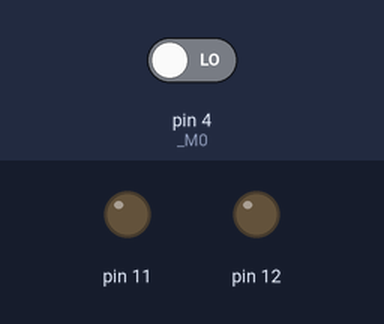
This sketch was run on a simulated Arduino Mega 2560, built with avr-gcc and run on an emulated ATmega2560. Shown: output pins drawn as LEDs (lit = HIGH). The test bench sets the inputs (shaded band); at power-on: pin 4 (_M0) LOW. What the sketch prints to the serial monitor is not drawn.

Above: at 1.0 s.
1.1 s: pin 4 (_M0) driven HIGH
At 2.6 s:
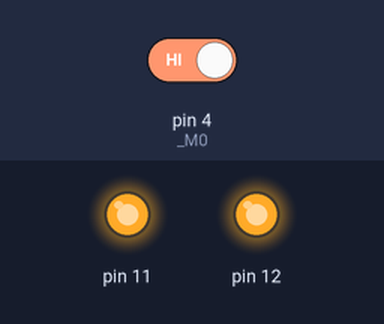
Timing chart, 0 to 8.6 s (numbered marks = the images above; inputs shaded):
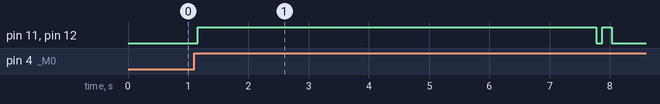

Measured:
- after the input at 1.1 s, pin 11, pin 12: LOW → HIGH after 0.06 s instead of 3.1 s

The sketch:

lora_arduino.ino
```cpp
#include <SoftwareSerial.h>
#include "EBYTE.h"

#define M0 12
#define M1 11
#define AUX 4
#define RX 3
#define TX 2

SoftwareSerial lora(RX, TX);

EBYTE Transceiver(&lora, M0, M1, AUX);

void setup() {

  Serial.begin(9600);
  lora.begin(9600);
  Serial.println(Transceiver.init());

  Serial.println(Transceiver.GetAirDataRate());
  Serial.println(Transceiver.GetChannel());

  Transceiver.SetAddress(10);
  Transceiver.SetChannel(23);
  Transceiver.SaveParameters(TEMPORARY);
  Transceiver.PrintParameters();
}

String msg;
int cont = 0;
void loop() {
  /*
  if(Serial.available() > 0)
  {
    String input = Serial.readString();
    lora.print(input);
  }
  */
  delay(5000);
  msg = "{sensorPH: 7, temperatura: 30C, sensorCOnt: ";
  msg += cont++;
  msg += "}";
  lora.print(msg);
}
```

EBYTE.cpp
```cpp
// (licence header left out)
/*
  Code by Kris Kasprzak kris.kasprzak@yahoo.com
  This library is intended to be used with EBYTE transcievers, small wireless units for MCU's such as
  Teensy and Arduino. This library let's users program the operating parameters and both send and recieve data.
  This company makes several modules with different capabilities, but most #defines here should be compatible with them
  All constants were extracted from several data sheets and listed in binary as that's how the data sheet represented each setting
  Hopefully, any changes or additions to constants can be a matter of copying the data sheet constants directly into these #defines
  Usage of this library consumes around 970 bytes
  Revision		Data		Author			Description
  1.0			3/6/2019	Kasprzak		Initial creation
  2.0			3/2/2020	Kasprzak		Added all functions to build the options bit (FEC, Pullup, and TransmissionMode
  3.0			3/27/2020	Kasprzak		Added more Get functions
  4.0			6/23/2020	Kasprzak		Added private method to clear the buffer to ensure read methods would not be filled with buffered data
  5.0			12/4/2020	Kasprzak		moved Reset to public, added Clear to SetMode to avoid buffer corruption during programming
  5.5			1/26/2022	Kasprzak		implemented attempt parameter and adjusted the pinmode delays--in an attempt to make NANO's connect more successful

*/

#include "EBYTE.h"
#include <Stream.h>

#if ARDUINO >= 100
#include "Arduino.h"
#else
#include "WProgram.h"
#endif

/*
create the transciever object
*/

EBYTE::EBYTE(Stream *s, uint8_t PIN_M0, uint8_t PIN_M1, uint8_t PIN_AUX)

{

	_s = s;
	_M0 = PIN_M0;
	_M1 = PIN_M1;
	_AUX = PIN_AUX;


}

/*
Initialize the unit--basicall this reads the modules parameters and stores the parameters
for potential future module programming
*/

bool EBYTE::init(uint8_t _Attempts) {

	bool ok = true;

	pinMode(_AUX, INPUT);
	pinMode(_M0, OUTPUT);
	pinMode(_M1, OUTPUT);

	delay(10);

	if (_Attempts < 1){
		_Attempts = 1;
	}
	if (_Attempts > 10){
		_Attempts = 10;
	}

	SetMode(MODE_NORMAL);

	// first get the module data (must be called first for some odd reason

	ok = ReadModelData();

	if (!ok) {
		return false;
	}
	// now get parameters to put unit defaults into the class variables

	ok = ReadParameters();
	if (!ok) {
		return false;
	}

	return true;
}


/*
Method to indicate availability
*/

bool EBYTE::available() {

	return _s->available();

}

/*
Method to indicate availability
*/

void EBYTE::flush() {

	_s->flush();

}

/*
Method to write a single byte...not sure how useful this really is. If you need to send
more that one byte, put the data into a data structure and send it in a big chunk
*/

void EBYTE::SendByte( uint8_t TheByte) {

	_s->write(TheByte);

}


/*
Method to get a single byte...not sure how useful this really is. If you need to get
more that one byte, put the data into a data structure and send/receive it in a big chunk
*/

uint8_t EBYTE::GetByte() {

	return _s->read();

}


/*
Method to send a chunk of data provided data is in a struct--my personal favorite as you
need not parse or worry about sprintf() inability to handle floats
TTP: put your structure definition into a .h file and include in both the sender and reciever
sketches
NOTE: of your sender and receiver MCU's are different (Teensy and Arduino) caution on the data
types each handle ints floats differently
*/

bool EBYTE::SendStruct(const void *TheStructure, uint16_t size_) {


		_buf = _s->write((uint8_t *) TheStructure, size_);

		CompleteTask(1000);

		return (_buf == size_);

}


/*
Method to get a chunk of data provided data is in a struct--my personal favorite as you
need not parse or worry about sprintf() inability to handle floats
TTP: put your structure definition into a .h file and include in both the sender and reciever
sketches
NOTE: of your sender and receiver MCU's are different (Teensy and Arduino) caution on the data
types each handle ints floats differently
*/


bool EBYTE::GetStruct(const void *TheStructure, uint16_t size_) {

	_buf = _s->readBytes((uint8_t *) TheStructure, size_);

	CompleteTask(1000);

	return (_buf == size_);
}


/*
Utility method to wait until module is doen tranmitting
a timeout is provided to avoid an infinite loop
*/

void EBYTE::CompleteTask(unsigned long timeout) {

	unsigned long t = millis();

	// make darn sure millis() is not about to reach max data type limit and start over
	if (((unsigned long) (t + timeout)) == 0){
		t = 0;
	}

	// if AUX pin was supplied and look for HIGH state
	// note you can omit using AUX if no pins are available, but you will have to use delay() to let module finish

	// per data sheet control after aux goes high is 2ms so delay for at least that long
	// some MCU are slow so give 50 ms

	if (_AUX != -1) {

		while (digitalRead(_AUX) == LOW) {
			delay(PIN_RECOVER);
			if ((millis() - t) > timeout){
				break;
			}
		}
	}
	else {
		// if you can't use aux pin, use 4K7 pullup with Arduino
		// you may need to adjust this value if transmissions fail
		delay(1000);

	}

	// delay(PIN_RECOVER);
}

/*
method to set the mode (program, normal, etc.)
*/

void EBYTE::SetMode(uint8_t mode) {

	// data sheet claims module needs some extra time after mode setting (2ms)
	// most of my projects uses 10 ms, but 40ms is safer

	delay(PIN_RECOVER);

	if (mode == MODE_NORMAL) {

		digitalWrite(_M0, LOW);
		digitalWrite(_M1, LOW);
	}
	else if (mode == MODE_WAKEUP) {

		digitalWrite(_M0, HIGH);
		digitalWrite(_M1, LOW);

	}
	else if (mode == MODE_POWERDOWN) {
		digitalWrite(_M0, LOW);
		digitalWrite(_M1, HIGH);
	}
	else if (mode == MODE_PROGRAM) {
		digitalWrite(_M0, HIGH);
		digitalWrite(_M1, HIGH);
	}

	// data sheet says 2ms later control is returned, let's give just a bit more time
	// these modules can take time to activate pins
	delay(PIN_RECOVER);

	// clear out any junk
	// added rev 5
	// i've had some issues where after programming, the returned model is 0, and all settings appear to be corrupt
	// i imagine the issue is due to the internal buffer full of junk, hence clearing
	// Reset() *MAY* work but this seems better.
	ClearBuffer();

	// wait until aux pin goes back low
	CompleteTask(4000);

}


// i've asked EBYTE what's supposed to happen--got an unclear answer
// but my testing indicates it clears buffer
// I use this when needing to restart the EBYTE after programming while data is still streaming in
// to let the unit start reading from a cleared internal buffer

// it does NOT return the ebyte back to factory defaults
// if your unit gets corrupt or you need to restore values, you will have to do brute force
// example for and E44-915
// look at the data sheet for default values
//  Trans.SetAddressH(0);
//  Trans.SetAddressL(0);
//  Trans.SetSpeed(0b00011100);
//  Trans.SetChannel(1);
//  Trans.SetOptions(0b01000100);
//  Trans.SaveParameters(PERMANENT);


void EBYTE::Reset() {


	SetMode(MODE_PROGRAM);

	_s->write(0xC4);
	_s->write(0xC4);
	_s->write(0xC4);

	CompleteTask(4000);

	SetMode(MODE_NORMAL);

}


void EBYTE::SetSpeed(uint8_t val) {
	_Speed = val;
}
void EBYTE::SetOptions(uint8_t val) {
	_Options = val;
}
uint8_t EBYTE::GetSpeed() {
	return _Speed ;
}
uint8_t EBYTE::GetOptions() {
	return _Options;
}

/*
method to set the high bit of the address
*/


void EBYTE::SetAddressH(uint8_t val) {
	_AddressHigh = val;
}

uint8_t EBYTE::GetAddressH() {
	return _AddressHigh;
}

/*
method to set the lo bit of the address
*/

void EBYTE::SetAddressL(uint8_t val) {
	_AddressLow = val;
}


uint8_t EBYTE::GetAddressL() {
	return _AddressLow;
}


/*
method to set the channel
*/

void EBYTE::SetChannel(uint8_t val) {
	_Channel = val;
}
uint8_t EBYTE::GetChannel() {
	return _Channel;
}


/*
method to set the air data rate
*/

void EBYTE::SetAirDataRate(uint8_t val) {

	_AirDataRate = val;
	BuildSpeedByte();

}

uint8_t EBYTE::GetAirDataRate() {
	return _AirDataRate;
}


/*
method to set the parity bit
*/


void EBYTE::SetParityBit(uint8_t val) {
	_ParityBit = val;
	BuildSpeedByte();
}
uint8_t EBYTE::GetParityBit( ) {
	return _ParityBit;
}

/*
method to set the options bits
*/

void EBYTE::SetTransmissionMode(uint8_t val) {
	_OptionTrans = val;
	BuildOptionByte();
}
uint8_t EBYTE::GetTransmissionMode( ) {
	return _OptionTrans;
}

void EBYTE::SetPullupMode(uint8_t val) {
	_OptionPullup = val;
	BuildOptionByte();
}
uint8_t EBYTE::GetPullupMode( ) {
	return _OptionPullup;
}

void EBYTE::SetWORTIming(uint8_t val) {
	_OptionWakeup = val;
	BuildOptionByte();
}
uint8_t EBYTE::GetWORTIming() {
	return _OptionWakeup;
}

void EBYTE::SetFECMode(uint8_t val) {
	_OptionFEC = val;
	BuildOptionByte();
}
uint8_t EBYTE::GetFECMode( ) {
	return _OptionFEC;
}

void EBYTE::SetTransmitPower(uint8_t val) {

	_OptionPower = val;
	BuildOptionByte();

}

uint8_t EBYTE::GetTransmitPower() {
	return _OptionPower;
}


/*
method to compute the address based on high and low bits
*/

void EBYTE::SetAddress(uint16_t Val) {
	_AddressHigh = ((Val & 0xFFFF) >> 8);
	_AddressLow = (Val & 0xFF);
}


/*
method to get the address which is a collection of hi and lo bytes
*/


uint16_t EBYTE::GetAddress() {
	return (_AddressHigh << 8) | (_AddressLow );
}

/*
set the UART baud rate
*/

void EBYTE::SetUARTBaudRate(uint8_t val) {
	_UARTDataRate = val;
	BuildSpeedByte();
}

uint8_t EBYTE::GetUARTBaudRate() {
	return _UARTDataRate;
}

/*
method to build the byte for programming (notice it's a collection of a few variables)
*/
void EBYTE::BuildSpeedByte() {
	_Speed = 0;
	_Speed = ((_ParityBit & 0xFF) << 6) | ((_UARTDataRate & 0xFF) << 3) | (_AirDataRate & 0xFF);
}


/*
method to build the option byte for programming (notice it's a collection of a few variables)
*/

void EBYTE::BuildOptionByte() {
	_Options = 0;
	_Options = ((_OptionTrans & 0xFF) << 7) | ((_OptionPullup & 0xFF) << 6) | ((_OptionWakeup & 0xFF) << 3) | ((_OptionFEC & 0xFF) << 2) | (_OptionPower&0b11);
}


bool EBYTE::GetAux() {
	return digitalRead(_AUX);
}


/*
method to save parameters to the module
*/

void EBYTE::SaveParameters(uint8_t val) {

	SetMode(MODE_PROGRAM);

	// ClearBuffer();

	/*
	Serial.print("val: ");
	Serial.println(val);

	Serial.print("_AddressHigh: ");
	Serial.println(_AddressHigh);

	Serial.print("_AddressLow: ");
	Serial.println(_AddressLow);

	Serial.print("_Speed: ");
	Serial.println(_Speed);

	Serial.print("_Channel: ");
	Serial.println(_Channel);

	Serial.print("_Options: ");
	Serial.println(_Options);
	*/


	_s->write(val);
	_s->write(_AddressHigh);
	_s->write(_AddressLow);
	_s->write(_Speed);
	_s->write(_Channel);
	_s->write(_Options);

	delay(PIN_RECOVER);

	CompleteTask(4000);

	SetMode(MODE_NORMAL);


}

/*
method to print parameters, this can be called anytime after init(), because init gets parameters
and any method updates the variables
*/

void EBYTE::PrintParameters() {

	_ParityBit = (_Speed & 0XC0) >> 6;
	_UARTDataRate = (_Speed & 0X38) >> 3;
	_AirDataRate = _Speed & 0X07;

	_OptionTrans = (_Options & 0X80) >> 7;
	_OptionPullup = (_Options & 0X40) >> 6;
	_OptionWakeup = (_Options & 0X38) >> 3;
	_OptionFEC = (_Options & 0X07) >> 2;
	_OptionPower = (_Options & 0X03);

	Serial.println("----------------------------------------");
	Serial.print(F("Model no.: "));  Serial.println(_Model, HEX);
	Serial.print(F("Version  : "));  Serial.println(_Version, HEX);
	Serial.print(F("Features : "));  Serial.println(_Features, HEX);
	Serial.println(F(" "));
	Serial.print(F("Mode (HEX/DEC/BIN): "));  Serial.print(_Save, HEX); Serial.print(F("/"));  Serial.print(_Save, DEC); Serial.print(F("/"));  Serial.println(_Save, BIN);
	Serial.print(F("AddH (HEX/DEC/BIN): "));  Serial.print(_AddressHigh, HEX); Serial.print(F("/")); Serial.print(_AddressHigh, DEC); Serial.print(F("/"));  Serial.println(_AddressHigh, BIN);
	Serial.print(F("AddL (HEX/DEC/BIN): "));  Serial.print(_AddressLow, HEX); Serial.print(F("/")); Serial.print(_AddressLow, DEC); Serial.print(F("/"));  Serial.println(_AddressLow, BIN);
	Serial.print(F("Sped (HEX/DEC/BIN): "));  Serial.print(_Speed, HEX); Serial.print(F("/")); Serial.print(_Speed, DEC); Serial.print(F("/"));  Serial.println(_Speed, BIN);
	Serial.print(F("Chan (HEX/DEC/BIN): "));  Serial.print(_Channel, HEX); Serial.print(F("/")); Serial.print(_Channel, DEC); Serial.print(F("/"));  Serial.println(_Channel, BIN);
	Serial.print(F("Optn (HEX/DEC/BIN): "));  Serial.print(_Options, HEX); Serial.print(F("/")); Serial.print(_Options, DEC); Serial.print(F("/"));  Serial.println(_Options, BIN);
	Serial.print(F("Addr (HEX/DEC/BIN): "));  Serial.print(GetAddress(), HEX); Serial.print(F("/")); Serial.print(GetAddress(), DEC); Serial.print(F("/"));  Serial.println(GetAddress(), BIN);
	Serial.println(F(" "));
	Serial.print(F("SpeedParityBit (HEX/DEC/BIN)    : "));  Serial.print(_ParityBit, HEX); Serial.print(F("/"));  Serial.print(_ParityBit, DEC); Serial.print(F("/"));  Serial.println(_ParityBit, BIN);
	Serial.print(F("SpeedUARTDataRate (HEX/DEC/BIN) : "));  Serial.print(_UARTDataRate, HEX); Serial.print(F("/"));  Serial.print(_UARTDataRate, DEC); Serial.print(F("/"));  Serial.println(_UARTDataRate, BIN);
	Serial.print(F("SpeedAirDataRate (HEX/DEC/BIN)  : "));  Serial.print(_AirDataRate, HEX); Serial.print(F("/"));  Serial.print(_AirDataRate, DEC); Serial.print(F("/"));  Serial.println(_AirDataRate, BIN);
	Serial.print(F("OptionTrans (HEX/DEC/BIN)       : "));  Serial.print(_OptionTrans, HEX); Serial.print(F("/"));  Serial.print(_OptionTrans, DEC); Serial.print(F("/"));  Serial.println(_OptionTrans, BIN);
	Serial.print(F("OptionPullup (HEX/DEC/BIN)      : "));  Serial.print(_OptionPullup, HEX); Serial.print(F("/"));  Serial.print(_OptionPullup, DEC); Serial.print(F("/"));  Serial.println(_OptionPullup, BIN);
	Serial.print(F("OptionWakeup (HEX/DEC/BIN)      : "));  Serial.print(_OptionWakeup, HEX); Serial.print(F("/"));  Serial.print(_OptionWakeup, DEC); Serial.print(F("/"));  Serial.println(_OptionWakeup, BIN);
	Serial.print(F("OptionFEC (HEX/DEC/BIN)         : "));  Serial.print(_OptionFEC, HEX); Serial.print(F("/"));  Serial.print(_OptionFEC, DEC); Serial.print(F("/"));  Serial.println(_OptionFEC, BIN);
	Serial.print(F("OptionPower (HEX/DEC/BIN)       : "));  Serial.print(_OptionPower, HEX); Serial.print(F("/"));  Serial.print(_OptionPower, DEC); Serial.print(F("/"));  Serial.println(_OptionPower, BIN);

	Serial.println("----------------------------------------");

}

/*
method to read parameters,
*/

bool EBYTE::ReadParameters() {

	_Params[0] = 0;
	_Params[1] = 0;
	_Params[2] = 0;
	_Params[3] = 0;
	_Params[4] = 0;
	_Params[5] = 0;

	SetMode(MODE_PROGRAM);

	_s->write(0xC1);

	_s->write(0xC1);

	_s->write(0xC1);

	_s->readBytes((uint8_t*)&_Params, (uint8_t) sizeof(_Params));

	_Save = _Params[0];
	_AddressHigh = _Params[1];
	_AddressLow = _Params[2];
	_Speed = _Params[3];
	_Channel = _Params[4];
	_Options = _Params[5];

	_Address =  (_AddressHigh << 8) | (_AddressLow);
	_ParityBit = (_Speed & 0XC0) >> 6;
	_UARTDataRate = (_Speed & 0X38) >> 3;
	_AirDataRate = _Speed & 0X07;

	_OptionTrans = (_Options & 0X80) >> 7;
	_OptionPullup = (_Options & 0X40) >> 6;
	_OptionWakeup = (_Options & 0X38) >> 3;
	_OptionFEC = (_Options & 0X07) >> 2;
	_OptionPower = (_Options & 0X03);

	SetMode(MODE_NORMAL);

	if (0xC0 != _Params[0]){

		return false;
	}

	return true;

}


bool EBYTE::ReadModelData() {

	_Params[0] = 0;
	_Params[1] = 0;
	_Params[2] = 0;
	_Params[3] = 0;
	_Params[4] = 0;
	_Params[5] = 0;

	bool found = false;
	int i = 0;

	SetMode(MODE_PROGRAM);

	_s->write(0xC3);
	_s->write(0xC3);
	_s->write(0xC3);
	_s->readBytes((uint8_t*)& _Params, (uint8_t) sizeof(_Params));

	_Save = _Params[0];
	_Model = _Params[1];
	_Version = _Params[2];
	_Features = _Params[3];

	if (0xC3 != _Params[0]) {

		// i'm not terribly sure this is the best way to retry
		// may need to set the mode back to normal first....
		for (i = 0; i < 5; i++){
			// Serial.print("trying: "); Serial.println(i);
			_Params[0] = 0;
			_Params[1] = 0;
			_Params[2] = 0;
			_Params[3] = 0;
			_Params[4] = 0;
			_Params[5] = 0;

			_s->write(0xC3);
			_s->write(0xC3);
			_s->write(0xC3);

			_s->readBytes((uint8_t*)& _Params, (uint8_t) sizeof(_Params));

			/*
			Serial.print("_Attempts ");Serial.println(_Attempts);
			Serial.print("_Params[0] ");Serial.println(_Params[0]);
			Serial.print("_Params[1] ");Serial.println(_Params[1]);
			Serial.print("_Params[2] ");Serial.println(_Params[2]);
			Serial.print("_Params[3] ");Serial.println(_Params[3]);
			Serial.print("_Params[4] ");Serial.println(_Params[4]);
			Serial.print("_Params[5] ");Serial.println(_Params[5]);
			*/

			if (0xC3 == _Params[0]){
				found = true;
				break;
			}

			delay(100);
		}
	}
	else {
		found = true;
	}

	SetMode(MODE_NORMAL);

	return found;

}

/*
method to get module model and E50-TTL-100 will return 50
*/

uint8_t EBYTE::GetModel() {

	return _Model;

}

/*
method to get module version (undocumented as to the value)
*/

uint8_t EBYTE::GetVersion() {

	return _Version;

}

/*
method to get module version (undocumented as to the value)
*/


uint8_t EBYTE::GetFeatures() {

	return _Features;

}

/*
method to clear the serial buffer

without clearing the buffer, i find getting the parameters very unreliable after programming.
i suspect stuff in the buffer affects rogramming
hence, let's clean it out
this is called as part of the setmode

*/
void EBYTE::ClearBuffer(){

	unsigned long amt = millis();

	while(_s->available()) {
		_s->read();
		if ((millis() - amt) > 5000) {
          Serial.println("runaway");
          break;
        }
	}

}
```

Source omitted: EBYTE.h (11618 bytes)
